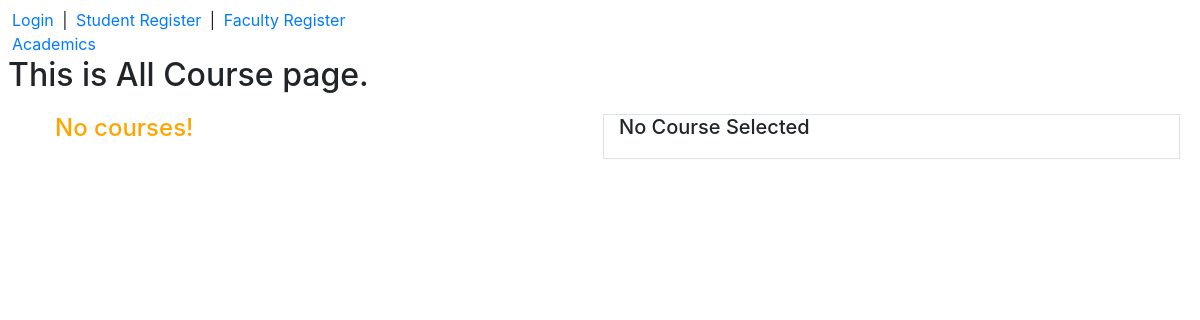
/all_courses, run on an earlier commit of the app's database.
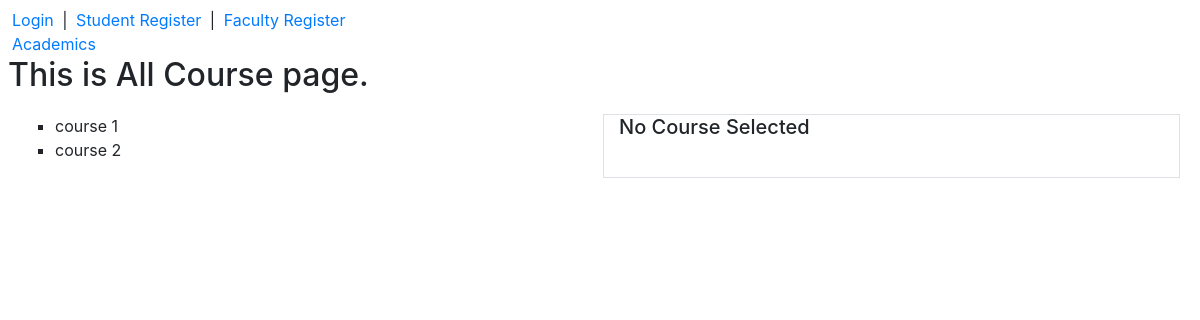
And on a later commit of the database.
### app/models.py (models this page shows, shortened)
class Course(models.Model):
    user = models.ManyToManyField(User)
    title = models.CharField(max_length=64)
    course_code = models.CharField(max_length=8)
    grade = models.PositiveIntegerField()
    credit = models.PositiveIntegerField()
    elective_type_choices = {
    }
    elective_type = models.CharField(max_length=64, choices=elective_type_choices)

### app/views.py (the view)
# urls.py: path('all_courses', views.all_course_view, name='all_courses'),
def all_course_view(req):
    courses = Course.objects.all()
    return render(req, 'app/all_course.html', {
        'courses': courses
    })

### app/templates/app/all_course.html (shortened to what this page needs)
{% extends 'app/layout.html' %}
{% block body %}
    <div>
        <a href="{% url 'academics' %}">Academics</a>
    </div>
    <h2>This is All Course page.</h2>
    <div class="row m-2">
        <div class="col m-1">
            <ul style="list-style-type:square">
                {% for course in courses %}
                <div>
                    <li>{{ course.title }}</li>
                </div>
                {% empty %}
                <h4 style="color: orange;">No courses!</h4>
                {% endfor %}
            </ul>
        </div>
        <div class="col m-1 border">
            {% if selected_course.description %}
                {{ selected_course.description }}
            {% else %}
                <h5>No Course Selected</h5>
            {% endif %}
        </div>
    </div>
{% endblock %}

What changed in the data, as far as the page shows it:
added Course: title "course 1"
added Course: title "course 2"
Also different on the page:
text no longer shown: "No courses!"
